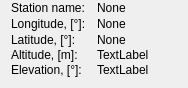
   <widget class="QWidget" name="gridLayoutWidget_4">
    <property name="geometry">
     <rect>
      <x>420</x>
      <y>20</y>
      <width>171</width>
      <height>81</height>
     </rect>
    </property>
    <layout class="QGridLayout" name="station_info_layout">
     <property name="topMargin">
      <number>0</number>
     </property>
     <property name="verticalSpacing">
      <number>1</number>
     </property>
     <item row="0" column="0">
      <widget class="QLabel" name="station_name_text_label">
       <property name="sizePolicy">
        <sizepolicy hsizetype="Fixed" vsizetype="Fixed">
         <horstretch>0</horstretch>
         <verstretch>0</verstretch>
        </sizepolicy>
       </property>
       <property name="minimumSize">
        <size>
         <width>80</width>
         <height>15</height>
        </size>
       </property>
       <property name="maximumSize">
        <size>
         <width>80</width>
         <height>15</height>
        </size>
       </property>
       <property name="text">
        <string>Station name:</string>
       </property>
      </widget>
     </item>
     <item row="2" column="0">
      <widget class="QLabel" name="latitude_text_label">
       <property name="sizePolicy">
        <sizepolicy hsizetype="Fixed" vsizetype="Fixed">
         <horstretch>0</horstretch>
         <verstretch>0</verstretch>
        </sizepolicy>
       </property>
       <property name="minimumSize">
        <size>
         <width>80</width>
         <height>15</height>
        </size>
       </property>
       <property name="maximumSize">
        <size>
         <width>80</width>
         <height>15</height>
        </size>
       </property>
       <property name="text">
        <string>Latitude, [°]:</string>
       </property>
      </widget>
     </item>
     <item row="0" column="1">
      <widget class="QLabel" name="station_name_label">
       <property name="sizePolicy">
        <sizepolicy hsizetype="Fixed" vsizetype="Fixed">
         <horstretch>0</horstretch>
         <verstretch>0</verstretch>
        </sizepolicy>
       </property>
       <property name="minimumSize">
        <size>
         <width>80</width>
         <height>15</height>
        </size>
       </property>
       <property name="maximumSize">
        <size>
         <width>80</width>
         <height>15</height>
        </size>
       </property>
       <property name="text">
        <string>None</string>
       </property>
      </widget>
     </item>
     <item row="1" column="0">
      <widget class="QLabel" name="longitude_text_label">
       <property name="sizePolicy">
        <sizepolicy hsizetype="Fixed" vsizetype="Fixed">
         <horstretch>0</horstretch>
         <verstretch>0</verstretch>
        </sizepolicy>
       </property>
       <property name="minimumSize">
        <size>
         <width>80</width>
         <height>15</height>
        </size>
       </property>
       <property name="maximumSize">
        <size>
         <width>80</width>
         <height>15</height>
        </size>
       </property>
       <property name="text">
        <string>Longitude, [°]:</string>
       </property>
      </widget>
     </item>
     <item row="3" column="0">
      <widget class="QLabel" name="altitude_text_label">
       <property name="text">
        <string>Altitude, [m]:</string>
       </property>
      </widget>
     </item>
     <item row="2" column="1">
      <widget class="QLabel" name="latitude_label">
       <property name="sizePolicy">
        <sizepolicy hsizetype="Fixed" vsizetype="Fixed">
         <horstretch>0</horstretch>
         <verstretch>0</verstretch>
        </sizepolicy>
       </property>
       <property name="minimumSize">
        <size>
         <width>80</width>
         <height>15</height>
        </size>
       </property>
       <property name="maximumSize">
        <size>
         <width>80</width>
         <height>15</height>
        </size>
       </property>
       <property name="text">
        <string>None</string>
       </property>
      </widget>
     </item>
     <item row="1" column="1">
      <widget class="QLabel" name="longitude_label">
       <property name="sizePolicy">
        <sizepolicy hsizetype="Fixed" vsizetype="Fixed">
         <horstretch>0</horstretch>
         <verstretch>0</verstretch>
        </sizepolicy>
       </property>
       <property name="minimumSize">
        <size>
         <width>80</width>
         <height>15</height>
        </size>
       </property>
       <property name="maximumSize">
        <size>
         <width>80</width>
         <height>15</height>
        </size>
       </property>
       <property name="text">
        <string>None</string>
       </property>
      </widget>
     </item>
     <item row="4" column="0">
      <widget class="QLabel" name="station_elevation_text_label">
       <property name="text">
        <string>Elevation, [°]:</string>
       </property>
      </widget>
     </item>
     <item row="3" column="1">
      <widget class="QLabel" name="altitude_label">
       <property name="text">
        <string>TextLabel</string>
       </property>
      </widget>
     </item>
     <item row="4" column="1">
      <widget class="QLabel" name="station_elevation_label">
       <property name="text">
        <string>TextLabel</string>
       </property>
      </widget>
     </item>
    </layout>
   </widget>
